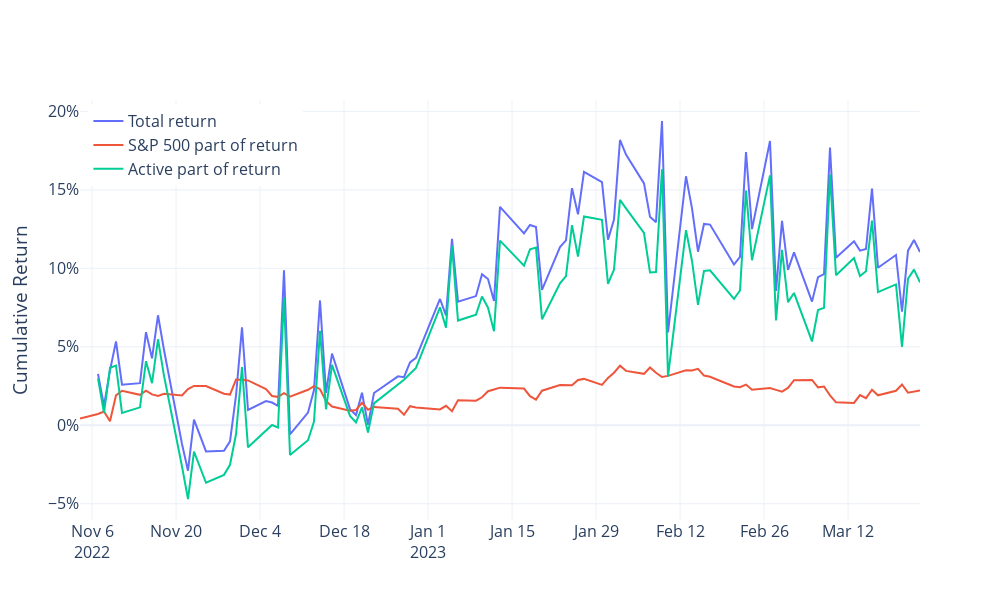

The notebook cell saved with this chart:
### Markdown cell above
### Compare to S&P 500 (SPY)

### Code cell
spy = yf.download("SPY", start="2022-11-03")["Adj Close"].pct_change().dropna()
spy.index = [datetime.strftime(x, "%Y-%m-%d") for x in spy.index]

rets = pd.concat((ret, spy), axis=1)
rets.columns = ["ret", "spy"]

result = smf.ols("ret~spy", rets).fit()
alpha = result.params[0]
beta = result.params[1]
info_ratio = alpha / np.sqrt(result.mse_resid)

spy = beta*spy
active = ret - spy

trace1 = go.Scatter(
    x = ret.index.to_list(),
    y = (1+ret).cumprod()-1,
    name = "Total return",
    hovertemplate="%{x}<br>total=%{y:.2%}<extra></extra>"
)

trace2 = go.Scatter(
    x = active.index.to_list(),
    y = (1+active).cumprod()-1,
    name = "Active part of return",
    hovertemplate="%{x}<br>active=%{y:.2%}<extra></extra>"
)
trace3 = go.Scatter(
    x = spy.index.to_list(),
    y = (1+spy).cumprod()-1,
    name = "S&P 500 part of return",
    hovertemplate="%{x}<br>spy=%{y:.2%}<extra></extra>"
)
fig = go.Figure()
for trace in [trace1, trace3, trace2]:
    fig.add_trace(trace)

fig.update_layout(
    yaxis_title="Cumulative Return",
    xaxis_title_font = {"size":18},
    template="plotly_white",
    yaxis_tickformat=".0%",
    height=600,  
    width=1000,
    legend=dict(
      x = 0.01,
      y = 0.99
    ),
    font_size=16
)
fig.write_image("cqa_figures/spy.jpeg")
fig.show()
